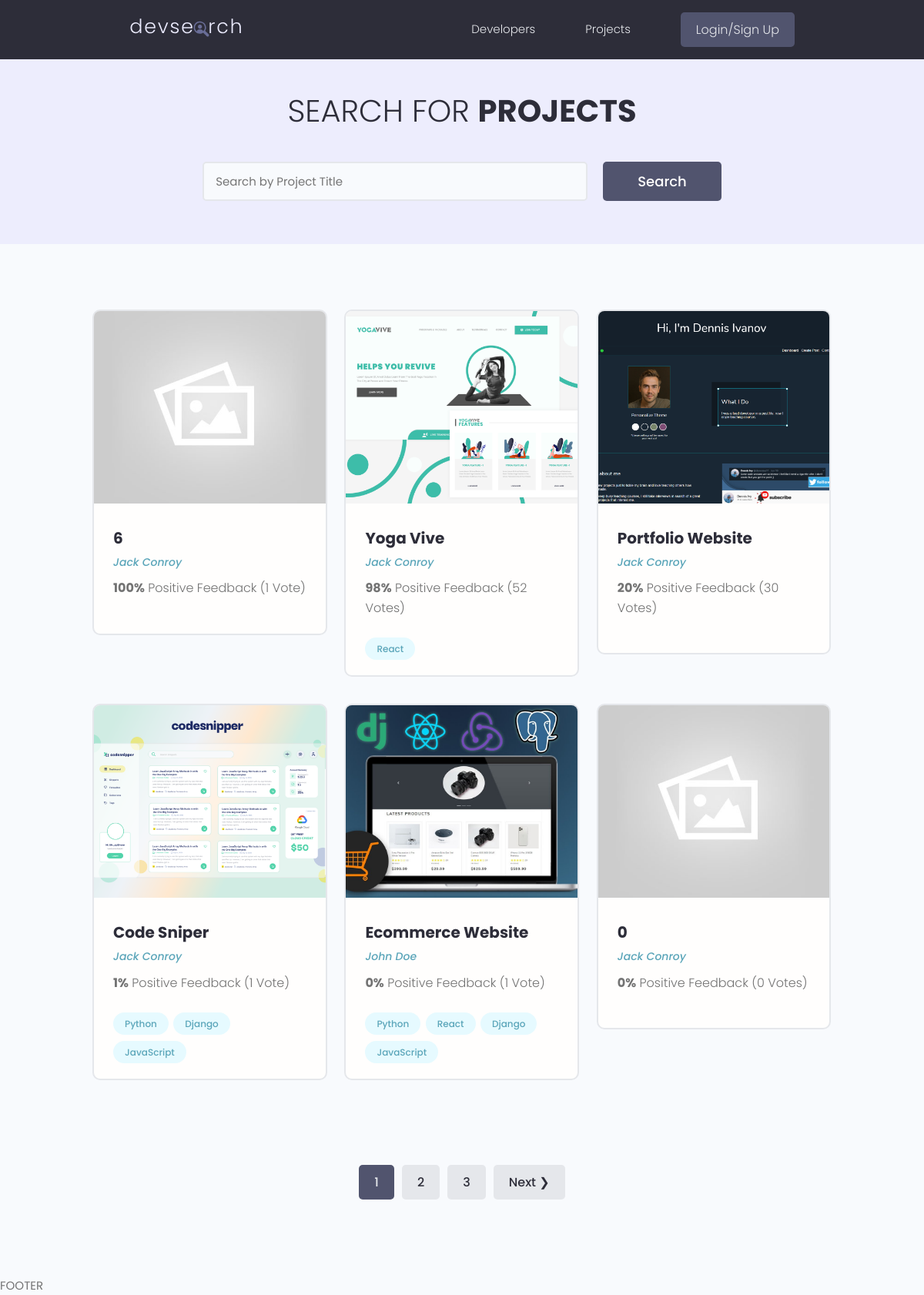
/projects/, run on the app's committed database.
### projects/models.py (models this page shows, shortened)
class Project(models.Model):
    owner = models.ForeignKey(Profile, null=True, blank=True, on_delete=models.SET_NULL)
    title = models.CharField(max_length=200)
    description = models.TextField(null=True, blank=True)
    featured_image = models.ImageField(null=True, blank=True, default="default.jpg")
    demo_link = models.CharField(max_length=2000, null=True, blank=True)
    source_link = models.CharField(max_length=2000, null=True, blank=True)
    tags = models.ManyToManyField('Tag', blank=True)
    vote_total = models.IntegerField(default=0, null=True, blank=True)
    vote_ratio = models.IntegerField(default=0, null=True, blank=True)
    created = models.DateTimeField(auto_now_add=True)
    id = models.UUIDField(default=uuid.uuid4, unique=True, primary_key=True, editable=False)
    class Meta:
        ordering = ['-vote_ratio', '-vote_total', 'title']

class Tag(models.Model):
    name = models.CharField(max_length=200)
    created = models.DateTimeField(auto_now_add=True)
    id = models.UUIDField(default=uuid.uuid4, unique=True, primary_key=True, editable=False)
    def __str__(self):
        return self.name

### users/models.py (models this page shows, shortened)
class Profile(models.Model):
  user = models.OneToOneField(User, on_delete=models.CASCADE, null=True, blank=True)
  name = models.CharField(max_length=200, blank=True, null=True)
  email = models.EmailField(max_length=500, blank=True, null=True)
  username = models.CharField(max_length=200, blank=True, null=True)
  location = models.CharField(max_length=200, blank=True, null=True)
  short_intro = models.CharField(max_length=500, blank=True, null=True)
  bio = models.TextField(blank=True, null=True)
  profile_image = models.ImageField(null=True, blank=True, upload_to='profiles/', default="profiles/user-default.png")
  social_github = models.CharField(max_length=500, null=True, blank=True)
  social_twitter = models.CharField(max_length=500, null=True, blank=True)
  social_linkedin = models.CharField(max_length=500, null=True, blank=True)
  social_youtube = models.CharField(max_length=500, null=True, blank=True)
  social_website = models.CharField(max_length=500, null=True, blank=True)
  created = models.DateTimeField(auto_now_add=True)
  id = models.UUIDField(default=uuid.uuid4, unique=True, primary_key=True, editable=False)

### projects/views.py (the view)
# urls.py: path('projects/', include('projects.urls')),
def projects(request):
    projects, search_query = searchProjects(request)
    custom_range, projects = paginateProjects(request, projects, 6)
    context = {
        'projects': projects,
        'search_query': search_query,
        'custom_range': custom_range
    }
    return render(request, 'projects/projects.html', context)

### projects/utils.py (called while the page is built)
def paginateProjects(request, projects, results):
  page = request.GET.get('page')
  paginator = Paginator(projects, results)
  try:
    projects = paginator.page(page)
  except PageNotAnInteger:
    page = 1
    projects = paginator.page(page)
  except EmptyPage:
    page = paginator.num_pages
    projects = paginator.page(page)
  leftIndex = (int(page) - 4)
  if leftIndex < 1:
    leftIndex = 1
  rightIndex = (int(page) + 5)
  if rightIndex > paginator.num_pages:
    rightIndex = paginator.num_pages + 1
  custom_range = range(leftIndex, rightIndex)
  return custom_range, projects

def searchProjects(request):
  search_query = ''
  if request.GET.get('search_query'):
    search_query = request.GET.get('search_query')
  tags = Tag.objects.filter(name__icontains=search_query)
  projects = Project.objects.distinct().filter(
    Q(title__icontains=search_query) |
    Q(description__icontains=search_query) |
    Q(owner__name__icontains=search_query) |
    Q(tags__in=tags)
  )
  return projects, search_query

### projects/templates/projects/projects.html (shortened to what this page needs)
{% extends 'main.html' %}
{% block content %}
<main class="projects">
    <section class="hero-section text-center">
      <div class="container container--narrow">
        <div class="hero-section__box">
          <h2>Search for <span>Projects</span></h2>
        </div>
        <div class="hero-section__search">
          <form id="searchForm" class="form" action="{% url 'projects' %}" method="GET">
            <div class="form__field">
              <input class="input input--text" id="formInput#search" type="text" name="search_query"
                value="{{search_query}}" placeholder="Search by Project Title" />
            </div>
            <input class="btn btn--sub btn--lg" type="submit" value="Search" />
          </form>
        </div>
      </div>
    </section>
    <section class="projectsList">
      <div class="container">
        <div class="grid grid--three">
            {% for project in projects %}
                <div class="column">
                    <div class="card project">
                        <a href="{% url 'project' project.id %}" class="project">
                            <img class="project__thumbnail" src="{{ project.featured_image.url }} " alt="project thumbnail" />
                            <div class="card__body">
                                <h3 class="project__title">{{ project.title }}</h3>
                                <p><a class="project__author" href="{% url 'user-profile' project.owner.id %}">{{project.owner.name}}</a></p>
                                <p class="project--rating">
                                <span style="font-weight: bold;">{{ project.vote_ratio }}%</span> Positive
                                Feedback ({{ project.vote_total }} Vote{{project.vote_total|pluralize:"s"}})
                                </p>
                                <div class="project__tags">
                                    {% for tag in project.tags.all %}
                                      <span class="tag tag--pill tag--main">
                                          <small>{{ tag }}</small>
                                      </span>
                                    {% endfor %}
                                </div>
                            </div>
                        </a>
                    </div>
                </div>
            {% endfor %}
        </div>
      </div>
    </section>
    {% include 'pagination.html' with queryset=projects custom_range=custom_range %}
</main>
{% endblock %}

### static/styles/app.css (style rules this page uses)
:root { --color-sub: #2d2d39; }
.btn--sub { background-color: var(--color-sub-light); }
.card { border: 2px solid var(--color-light); }
img { width: 100%; }
.hero-section { height: 40vh; display: flex; align-items: center; background-color: var(--color-sub); }
.hero-section__box { margin-bottom: 4rem; }
.hero-section__box > h2, .hero-section__box > h2 > span { font-size: 4rem; color: var(--color-light); line-height: 1.3; text-transform: uppercase; }
.hero-section__box > h2 { font-weight: 300; }
.hero-section__box > h2 > span { font-weight: 700; }
.hero-section__search > .form { display: flex; align-items: center; justify-content: center; gap: 2rem; }
.hero-section__search > .form input.input--text { width: 50rem; }
.project__author { font-size: 1.4rem; font-style: italic; }
.project--rating { margin-bottom: 1.6em; margin-top: .5em; }
.projects > .hero-section { background: var(--color-sub-lighter); height: 30vh; }
.projects .hero-section__box { margin-bottom: 2.5rem; }
.projects .hero-section__box > h2 { color: var(--color-sub); }
.projects .hero-section__box > h2 > span { font-weight: 700; color: var(--color-sub); }
.projectsList { margin-top: 8rem; }
.project__thumbnail { height: 25rem; object-fit: cover; object-position: top center; }
.project__title { font-size: 2rem; font-weight: 700; color: var(--color-sub); }

### static/uikit/styles/modules/_variables.css (style rules this page uses)
:root { --color-main: #5aa5b9; --color-main-light: #e6faff; --color-sub: #3f4156; --color-sub-light: #51546e; --color-sub-lighter: #ededfd; --color-text: #737373; --color-gray: #8b8b8b; --color-light: #e5e7eb; --color-light-gray: #767676; --color-bg: #f8fafd; --color-white: #fffefd; --color-white-light: #f3f3f3; --color-success: #359e64; --color-success-bg: #def8e8; --color-error: #fc4b0b; --color-error-bg: #fff2ee; --font-base: 'Poppins', arial, helvetica, 'Segoe UI', roboto, ubuntu, sans-serif; --font-monospace: 'Fira Code', 'Courier New', courier, monospace; --font-regular: 300; --font-medium: 500; --font-bold: 700; --generic-shadow: 1px 1px 5px #00000010; --generic-transition: all 0.3s ease-in-out; }

### static/uikit/styles/modules/_base.css (style rules this page uses)
* { margin: 0; padding: 0; box-sizing: border-box; text-rendering: optimizeLegibility; color: inherit; font-size: inherit; }
html { font-size: 50%; }
@media only screen and (min-width: 480px) { html { font-size: 56.25%; } }
@media only screen and (min-width: 1200px) { html { font-size: 62.5%; } }
body { line-height: 1.6; font-weight: 400; font-size: 1.5rem; color: var(--color-text); background-color: var(--color-bg); min-height: 100vh; }

### static/uikit/styles/modules/_typography.css (style rules this page uses)
* { font-family: var(--font-base); }
h2 { font-size: 3.6rem; font-weight: var(--font-bold); }
h3 { font-size: 3.2rem; font-weight: var(--font-medium); }
p, span, strong { font-size: 1.6rem; color: var(--color-text); font-weight: var(--font-regular); }
a { padding-bottom: 2px; text-decoration: none; display: inline-block; color: var(--color-main); font-weight: var(--font-medium); }

### static/uikit/styles/modules/_utilities.css (style rules this page uses)
.container { width: 92%; max-width: 165rem; margin: 0 auto; box-sizing: border-box; }
.container--narrow { width: 92%; max-width: 120rem; }
@media screen and (min-width: 1000px) { .container { width: 90%; } }
@media screen and (min-width: 1000px) { .container--narrow { width: 85%; } }
@media screen and (min-width: 1200px) { .container { width: 80%; } }
@media screen and (min-width: 1200px) { .container--narrow { width: 72%; } }
.text-center { text-align: center; }

### static/uikit/styles/modules/_button.css (style rules this page uses)
.btn { display: inline-block; position: relative; cursor: pointer; background-color: var(--color-light); font-weight: var(--font-medium); color: var(--color-sub); text-decoration: none; padding: 1rem 2rem; border-radius: 0.5rem; border: none; width: -webkit-fit-content; width: -moz-fit-content; width: fit-content; height: -webkit-fit-content; height: -moz-fit-content; height: fit-content; font-size: 1.6rem; outline-width: 0; outline-color: transparent; -webkit-backface-visibility: hidden; backface-visibility: hidden; transition: all 0.3s ease-in-out; }
.btn--sub { background-color: var(--color-sub); color: var(--color-white); }
.btn--lg { font-size: 1.8rem; padding: 1.2rem 4.5rem; }

### static/uikit/styles/modules/_card.css (style rules this page uses)
.card { border-radius: 1rem; background-color: var(--color-white); border: 1.5px solid var(--color-light); width: auto; height: auto; margin-top: 0.5rem; margin-bottom: 0.5rem; overflow: hidden; }
.card__body, .card__header { padding: 2rem 2.5rem; }
.project a { display: block !important; }

### data on the page
Project: featured_image (placeholder picture), title "6", owner.name "Jack Conroy", vote_ratio "100", vote_total "1"
Project: featured_image (picture), title "Yoga Vive", owner.name "Jack Conroy", vote_ratio "98", vote_total "52"
Tag: name "React"
Project: featured_image (picture), title "Portfolio Website", owner.name "Jack Conroy", vote_ratio "20", vote_total "30"
Project: featured_image (picture), title "Code Sniper", owner.name "Jack Conroy", vote_ratio "1", vote_total "1"
Tag: name "Python"
Tag: name "Django"
Tag: name "JavaScript"
Project: featured_image (picture), title "Ecommerce Website", owner.name "John Doe", vote_ratio "0", vote_total "1"
Project: featured_image (placeholder picture), title "0", owner.name "Jack Conroy", vote_ratio "0", vote_total "0"

### other printed values
{{ page }} "1"
{{ page }} "2" "3"
